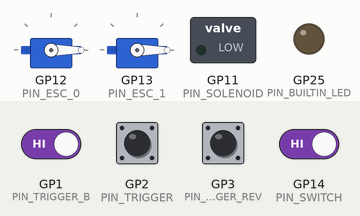
The sketch below on a simulated Raspberry Pi Pico. Shown: 2 × servo, switched loads named in the sketch (green lamp = pin HIGH), output pins drawn as LEDs (lit = HIGH). Dashed ring = blinking. The inputs (shaded band) are chosen by the test bench; at power-on: GP1 (PIN_TRIGGER_B), GP2 (PIN_TRIGGER), GP3 (PIN_TRIGGER_REV), GP14 (PIN_SWITCH) HIGH. What the sketch prints to the serial monitor is not drawn.

Above: at 1.7 s.
1.8 s: GP1 (PIN_TRIGGER_B) driven LOW and GP14 (PIN_SWITCH) driven LOW
At 3.33 s:
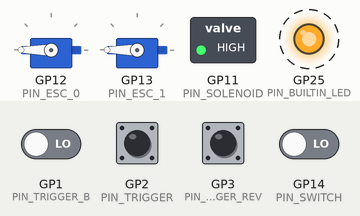
4.8 s: GP1 (PIN_TRIGGER_B) driven HIGH
At 5.2 s:
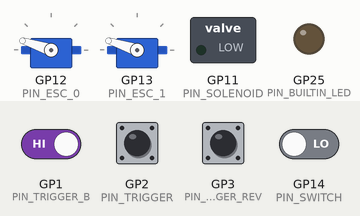
7.8 s: GP2 (PIN_TRIGGER) pulled LOW for 1 s
11.5 s: GP1 (PIN_TRIGGER_B) driven LOW
At 11.81 s:
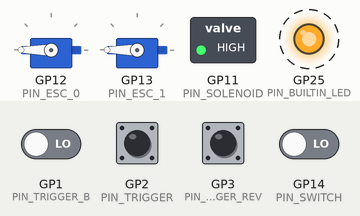
14.5 s: GP1 (PIN_TRIGGER_B) driven HIGH
At 15.2 s:
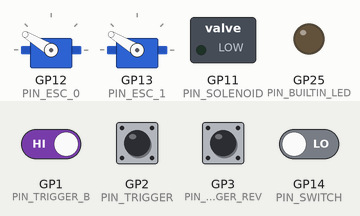
17.5 s: GP3 (PIN_TRIGGER_REV) pulled LOW for 0.15 s
Timing chart, 0 to 21.6 s (numbered marks = the images above; inputs shaded):
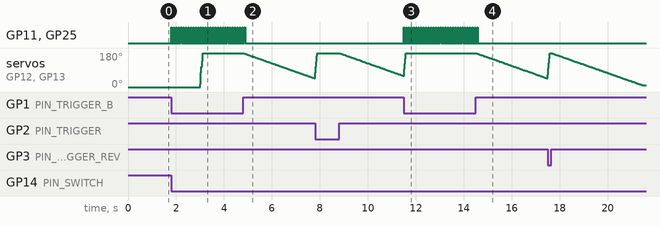

Measured:
- after the input at 1.8 s, GP11 (PIN_SOLENOID), GP25 (PIN_BUILTIN_LED): alternates HIGH for 0.02 s and LOW for 0.08 s, starting at once; servo on GP12 (PIN_ESC_0), servo on GP13 (PIN_ESC_1): 0° → 180° after 1.2 s
- after the input at 4.8 s, GP11 (PIN_SOLENOID), GP25 (PIN_BUILTIN_LED): goes on until 4.9 s, then stays LOW; servo on GP12 (PIN_ESC_0), servo on GP13 (PIN_ESC_1): moves from 180° to 46° over 3.0 s, starting at once
- after the input at 11.5 s, GP11 (PIN_SOLENOID), GP25 (PIN_BUILTIN_LED): alternates HIGH for 0.02 s and LOW for 0.08 s, starting at once
- after the input at 14.5 s, GP11 (PIN_SOLENOID), GP25 (PIN_BUILTIN_LED): goes on until 14.6 s, then stays LOW; servo on GP12 (PIN_ESC_0), servo on GP13 (PIN_ESC_1): moves from 180° to 46° over 3.0 s, starting at once

The sketch:

main_mk1_basic.ino
```cpp
#define SETUP_MESSAGE "XDL@RP2040 (Valkor 2025-9-20)"

//#define DEBUG //if defined:serial output
#define ARMED_WHEELS  //comment to disable wheels (ESCs will still arm but NOT spin)
#define ARMED_SOLENOID //comment to disable solenoid (solenoid will NOT actuate)

#define PIN_SOLENOID 11
#define PIN_ESC_0 12 //controls left motor
#define PIN_ESC_1 13 //controls right motor
#define PIN_SWITCH 14
#define PIN_TRIGGER 2
#define PIN_TRIGGER_B 1
#define PIN_TRIGGER_REV 3
#define PIN_BUILTIN_LED 25


#include "wheels.hpp"
Wheels wheels(PIN_ESC_0, PIN_ESC_1);//TODO pins input?

#include "solenoid.hpp"
Solenoid solenoid(PIN_SOLENOID);//TODO pins input?

#include "switch.hpp"
Switch slide_switch(PIN_SWITCH);

#include "step_button.hpp"
StepButton trigger_main(PIN_TRIGGER, PIN_TRIGGER_B);
StepButton trigger_rev(PIN_TRIGGER_REV);

void setup() {
  Serial.begin(9600);
  delay(500);Serial.println(SETUP_MESSAGE);
}//setup

int8_t status_switch;
int8_t status_trigger_main;
int8_t status_trigger_rev;

void loop() {
  wheels.operate();
  solenoid.operate(true);//pull and release of the trigger should allow enough time?

  status_switch = slide_switch.operate();
  status_trigger_main = trigger_main.operate();
  status_trigger_rev = trigger_rev.operate();

  if (status_switch == SWITCH_IS_CLOSED){
    if (status_trigger_rev == BUTTON_HOLD
    ||status_trigger_main == BUTTON_HOLD
    ||status_trigger_main == BUTTON_DEEP_HOLD)
    {
      wheels.set_speed(9);
    }else{
      wheels.idle();
    }

    if (status_trigger_main == BUTTON_CLICK
    || status_trigger_main == BUTTON_DEEP_HOLD)
    {
      solenoid.fire(1);
    }
  }else{
    solenoid.stop();
    wheels.stop();
  }

}//loop
```

solenoid.hpp
```cpp
class Solenoid{
  private:
  static constexpr uint8_t SOLENOID_MS_ON = 23;
  static constexpr uint8_t SOLENOID_MS_OFF = 77;
  const uint8_t pin; // store solenoid control pin
  bool extending = false;
  bool retracting = false;
  unsigned long ms = 0;
  uint8_t pulses_queued = 0;

  public:
  Solenoid(uint8_t pin_solenoid) : pin(pin_solenoid) {
		pinMode(pin, OUTPUT);
		pinMode(PIN_BUILTIN_LED, OUTPUT);
	}


  bool operate(bool ready){

    if (extending){
      if (millis() - ms >= SOLENOID_MS_ON){//finished extending
        retract();
        return true; //fired a dart
      }
    }else if (retracting){
      if (millis() - ms >= SOLENOID_MS_OFF){//finished retracting
        retracting = false;
      }
    }else{//doing nothing
      if (pulses_queued > 0){
        if (ready){
          extend();
        }

      }
    }
    return false;
  }

  void fire(uint8_t volley){
    pulses_queued = volley;
  }//fire
  void stop(){
    fire(0);//empty the queue
  }//fire

  private:

  void extend(){
    extending = true;
    ms = millis();
    digitalWrite(PIN_BUILTIN_LED, HIGH);
    #ifdef ARMED_SOLENOID
      digitalWrite(PIN_SOLENOID, HIGH);
    #endif
  }//extend

  void retract(){
    extending = false;
    retracting = true;
    ms = millis();
    digitalWrite(PIN_BUILTIN_LED, LOW);
    digitalWrite(PIN_SOLENOID, LOW);
    pulses_queued = (pulses_queued > 0) ? pulses_queued - 1 : 0;
  }
};//Solenoid
```

step_button.hpp
```cpp
#pragma once
#include <Pushbutton.h>

enum BUTTON_STATE : uint8_t {
  BUTTON_IDLE,       // 0
  BUTTON_HOLD,       // 1
  BUTTON_CLICK,      // 2
  BUTTON_DEEP_HOLD,  // 3
  BUTTON_DEEP_CLICK  // 4
};

class StepButton {
private:
	Pushbutton button;
	Pushbutton button_d;
  unsigned long ms = 0;
	bool ignore_shallow = false;
  uint8_t button_d_pin;

public:
	// constructor for shallow+deep buttons
	StepButton(uint8_t pin, uint8_t pin_d) : button(pin), button_d(pin_d), button_d_pin(pin_d) {}

	// optional constructor for single shallow button
	StepButton(uint8_t pin) : button(pin), button_d(255), button_d_pin(255) {} // 255 = unused

	BUTTON_STATE operate() {
		unsigned long now = millis();

		// shallow button release
		if (button.getSingleDebouncedRelease()) {
			ms = 0;
			if (!ignore_shallow) {
				return BUTTON_CLICK;
			} else {
				ignore_shallow = false;
			}
		}

		// deep button release, only if valid pin
		if (button_d_pin != 255 && button_d.getSingleDebouncedRelease()) {
			ms = 0;
			return BUTTON_DEEP_CLICK;
		}

		// deep hold takes priority
		if (button_d_pin != 255 && button_d.isPressed()) {
			if (ms == 0) ms = now;
			ignore_shallow = true;
			return BUTTON_DEEP_HOLD;
		}

		// shallow hold
		if (button.isPressed()) {
			if (ms == 0) ms = now;
			return BUTTON_HOLD;
		}

		return BUTTON_IDLE;
	}
};//StepButton
```

switch.hpp
```cpp
#pragma once
#include <Pushbutton.h>

// strongly typed enum for switch states
enum SWITCH_STATE : uint8_t {
	SWITCH_IS_OPENED, // 0
	SWITCH_IS_CLOSED, // 1
	SWITCH_OPEN,      // 2
	SWITCH_CLOSE      // 3
};

class Switch {
private:
	Pushbutton button;
	unsigned long ms = 0;
	bool is_closed = false;
	static constexpr int8_t DEBOUNCE_MS = 100;

public:
	Switch(uint8_t pin) : button(pin) {}

	SWITCH_STATE operate() {
		unsigned long now = millis();

		if (button.isPressed()) {
			if (!is_closed && now - ms >= DEBOUNCE_MS) {
				ms = now;
				is_closed = true;
				return SWITCH_CLOSE;
			}
			return SWITCH_IS_CLOSED;
		} else {
			if (is_closed && now - ms >= DEBOUNCE_MS) {
				ms = now;
				is_closed = false;
				return SWITCH_OPEN;
			}
			return SWITCH_IS_OPENED;
		}
	}
};//Switch
```

wheels.hpp
```cpp
#include <Servo.h>

class Wheels {

  private:
  static constexpr uint16_t THROTTLE_ARM   = 1020; // 20 below for reliability
  static constexpr uint16_t THROTTLE_IDLE  = 1043; // seems quiet
  static constexpr uint16_t THROTTLE_MIN   = 1200; // determines lowest fps allowed
  static constexpr uint16_t THROTTLE_MAX   = 1420; // determines maximum fps allowed
  static constexpr uint16_t ESC_ARM_DELAY  = 3000; // ms to allow escs to arm

  uint8_t pin_left;
	uint8_t pin_right;
  Servo motor_left;
  Servo motor_right;
  bool begun = false;

  uint16_t speed_now   = THROTTLE_ARM;
  uint16_t speed_goal  = THROTTLE_ARM;
  uint32_t ms_stop = 0;
  uint32_t ms_started_spin = 0;
  uint32_t ms = 0;
  bool braking = false; // more abrupt stop, if out of darts

  public:

  Wheels(uint8_t pin_esc_0, uint8_t pin_esc_1)
		: pin_left(pin_esc_0), pin_right(pin_esc_1) {}

  void begin() {
		motor_left.attach(pin_left, THROTTLE_ARM, THROTTLE_MAX);
		motor_right.attach(pin_right, THROTTLE_ARM, THROTTLE_MAX);
		motor_left.writeMicroseconds(THROTTLE_ARM);
		motor_right.writeMicroseconds(THROTTLE_ARM);
    begun = true;
	}

  void operate() {
    if (not begun)(begin());
    uint32_t now = millis();
    if (now < ESC_ARM_DELAY) { return; }

    #ifdef ARMED_WHEELS
      motor_left.writeMicroseconds(speed_now);
      motor_right.writeMicroseconds(speed_now);
    #endif

    int32_t difference = static_cast<int32_t>(speed_goal) - speed_now;

    if (difference > 0) { // need to speed up
      if (now - ms >= 1) {
        ms = now;
        speed_now += (2 + ceil(difference / 200.0));
        if (speed_now > speed_goal) {
          speed_now = speed_goal;
        }
        #ifdef DEBUG
          Serial.println(speed_now);
        #endif
      }

    } else if (difference < 0) { // need to slow down
      uint16_t step = (braking ? 3 : 1); // braking accelerates decel
      uint16_t interval = (braking ? 1 : 10);
      if (now - ms >= interval) {
        ms = now;
        if (speed_now > step) {
          speed_now -= step;
        } else {
          speed_now = 0;
        }
        if (speed_now <= speed_goal) {
          speed_now = speed_goal;
        }
        #ifdef DEBUG
          Serial.println(speed_now);
        #endif
      }

    } else {
      if (speed_now == 0) {
        ms_started_spin = 0;
      }
    }
  }// operate

  void set_speed(uint8_t power_setting) {
    uint32_t now = millis();
    if (now < ESC_ARM_DELAY || power_setting == 0) {
      speed_goal = THROTTLE_ARM;
      return;
    }
    if (power_setting > 9) { power_setting = 9; }
    int16_t new_speed = map(power_setting, 1, 9, THROTTLE_MIN, THROTTLE_MAX);
    speed_goal = static_cast<uint16_t>(new_speed);

    if (ms_started_spin == 0) {
      ms_started_spin = now;
    }
    braking = false;
  }// set_speed

  void idle() {
    speed_goal = THROTTLE_IDLE;
  }

  void stop() {
    braking = true;
    speed_goal = THROTTLE_ARM;
  }

};// Wheels
```
